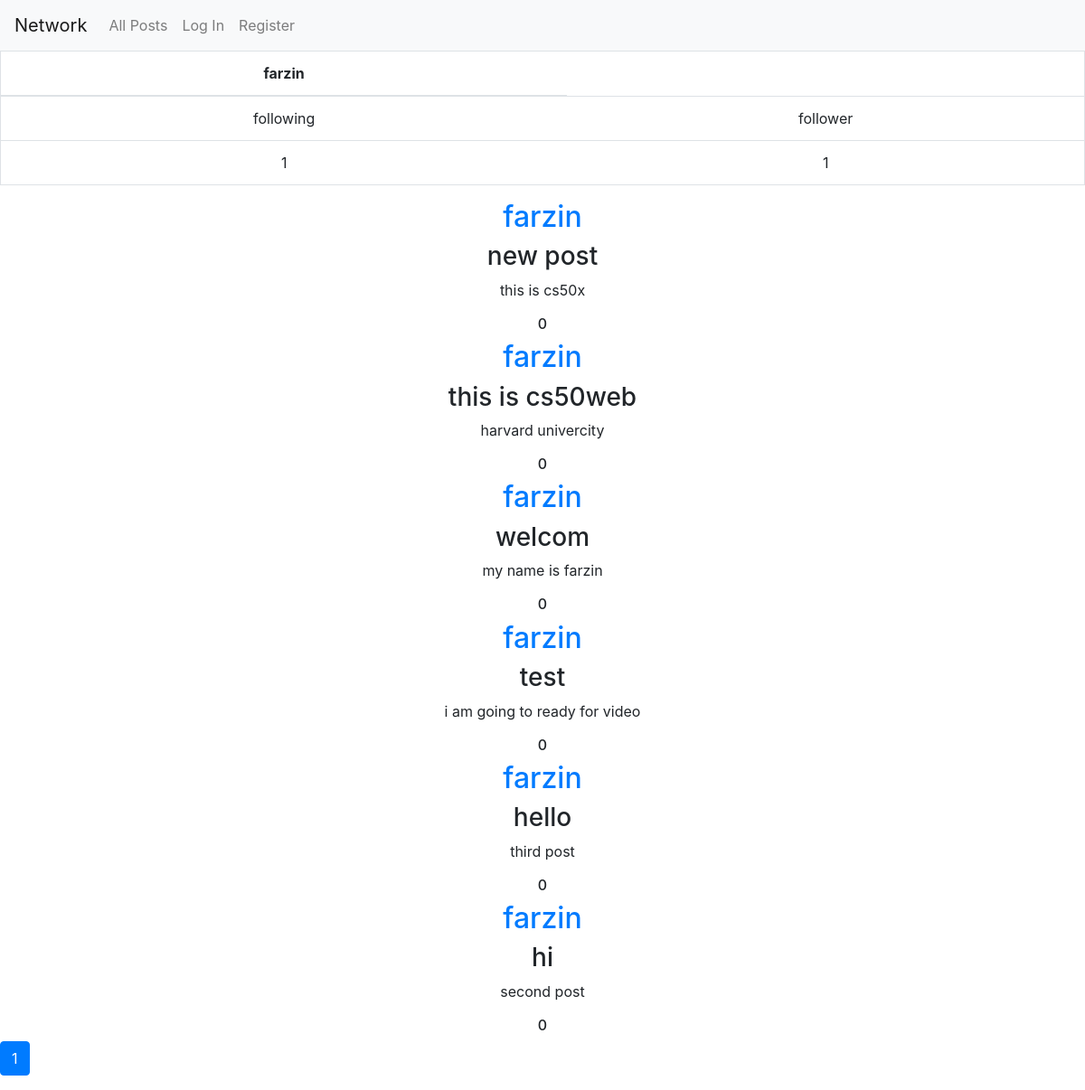
The app's page /profile/1 with its own data.
### network/models.py (models this page shows)
class User(AbstractUser):
    pass

class Post(models.Model):
    posted_by = models.ForeignKey(User, related_name='posted_by', on_delete=models.CASCADE)
    title = models.CharField(max_length=20)
    body = models.CharField( max_length=100)
    like = models.ManyToManyField(User, related_name='liked_by', blank=True)
    likes = models.IntegerField(default=0)
    timestamp = models.TimeField(auto_now_add=True)

### network/views.py (the view)
# urls.py: path("profile/<int:user_id>", views.profile, name="profile"),
def profile(request, user_id):
    profile = User.objects.get(pk=int(user_id))
    posts = Post.objects.filter(posted_by = user_id)
    posts = posts.order_by("-timestamp").all()
    paginator = Paginator(posts , 10)
    page_num = request.GET.get('page')
    page_objs = paginator.get_page(page_num)
    return render(request, 'network/profile.html',{
        'profile':profile,
        'follower_count': follower_count(user_id),
        'following_count': following_count(user_id),
        'posts':page_objs,
    })

### network/views.py (called while the page is built)
def follower_count(user_id):
    follower_count = Follow.objects.filter(following=int(user_id)).count
    return follower_count

def following_count(user_id):
    following_count = Follow.objects.filter(follower=int(user_id)).count
    return following_count

### network/templates/network/profile.html (shortened to what this page needs)
{% extends "network/layout.html" %}
{% block body %}
    <table class="table center border">
        <thead>
            <tr>
                <th class="larger">{{ profile.username }}</th>
            </tr>
        </thead>
        <tbody>
            <tr>
                <td>following</td>
                <td>follower</td>
            </tr>
            <tr>
                <td>{{following_count}}</td>
                <td id="count">{{follower_count}}</td>
            </tr>
        </tbody>
    </table>
    {% for post in posts %}
    <div>
        <a class="link-dark" href="{% url 'profile' post.posted_by.id %}">
            <h2>{{post.posted_by}}</h2>
        </a>
            <h3> {{post.title}}</h3>
            <p>{{post.body}}</p>
            <h6>{{post.likes}}</h6>
        </div>
    {% endfor %}
    <nav aria-label="...">
        <ul class="pagination">
          <li class="page-item active" aria-current="page">
            <a class="page-link">{{posts.number}}</a>
          </li>
        </ul>
      </nav>
{% endblock %}

### network/static/network/styles.css (style rules this page uses)
body { text-align: center; }
a { text-decoration: none; }

### records on screen
User: username "farzin"
Post: posted_by "farzin", title "new post", body "this is cs50x", likes "0"
Post: posted_by "farzin", title "this is cs50web", body "harvard univercity", likes "0"
Post: posted_by "farzin", title "welcom", body "my name is farzin", likes "0"
Post: posted_by "farzin", title "test", body "i am going to ready for video", likes "0"
Post: posted_by "farzin", title "hello", body "third post", likes "0"
Post: posted_by "farzin", title "hi", body "second post", likes "0"

### other values on screen
{{ following_count }} "1"
{{ follower_count }} "1"
{{ posts.number }} "1"
